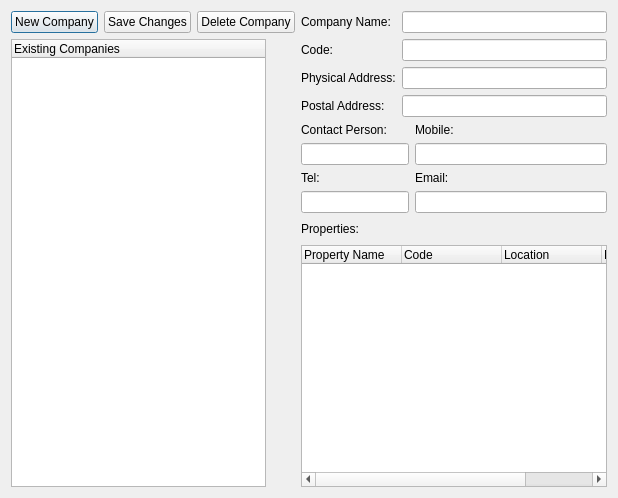
<?xml version="1.0" encoding="UTF-8"?>
<ui version="4.0">
 <class>CompaniesDialog</class>
 <widget class="QDialog" name="CompaniesDialog">
  <property name="geometry">
   <rect>
    <x>0</x>
    <y>0</y>
    <width>618</width>
    <height>498</height>
   </rect>
  </property>
  <property name="windowTitle">
   <string>Companies</string>
  </property>
  <layout class="QGridLayout" name="gridLayout_2">
   <item row="1" column="1">
    <layout class="QHBoxLayout" name="horizontalLayout">
     <item>
      <widget class="QLabel" name="label_6">
       <property name="text">
        <string>Properties:</string>
       </property>
      </widget>
     </item>
     <item>
      <spacer name="horizontalSpacer">
       <property name="orientation">
        <enum>Qt::Horizontal</enum>
       </property>
       <property name="sizeHint" stdset="0">
        <size>
         <width>40</width>
         <height>20</height>
        </size>
       </property>
      </spacer>
     </item>
    </layout>
   </item>
   <item row="0" column="0" rowspan="3">
    <layout class="QVBoxLayout" name="verticalLayout">
     <item>
      <layout class="QHBoxLayout" name="horizontalLayout_2">
       <item>
        <widget class="QPushButton" name="cmdNewCompany">
         <property name="sizePolicy">
          <sizepolicy hsizetype="Fixed" vsizetype="Fixed">
           <horstretch>0</horstretch>
           <verstretch>0</verstretch>
          </sizepolicy>
         </property>
         <property name="text">
          <string>New Company</string>
         </property>
        </widget>
       </item>
       <item>
        <widget class="QPushButton" name="cmdSaveChanges">
         <property name="text">
          <string>Save Changes</string>
         </property>
        </widget>
       </item>
       <item>
        <widget class="QPushButton" name="cmdDeleteCompany">
         <property name="sizePolicy">
          <sizepolicy hsizetype="Fixed" vsizetype="Fixed">
           <horstretch>0</horstretch>
           <verstretch>0</verstretch>
          </sizepolicy>
         </property>
         <property name="text">
          <string>Delete Company</string>
         </property>
        </widget>
       </item>
      </layout>
     </item>
     <item>
      <widget class="QTreeWidget" name="trvCompanies">
       <property name="maximumSize">
        <size>
         <width>255</width>
         <height>16777215</height>
        </size>
       </property>
       <column>
        <property name="text">
         <string>Existing Companies</string>
        </property>
       </column>
      </widget>
     </item>
    </layout>
   </item>
   <item row="2" column="1">
    <widget class="QTreeWidget" name="trvProperties">
     <property name="sizePolicy">
      <sizepolicy hsizetype="Expanding" vsizetype="Expanding">
       <horstretch>6</horstretch>
       <verstretch>10</verstretch>
      </sizepolicy>
     </property>
     <column>
      <property name="text">
       <string>Property Name</string>
      </property>
     </column>
     <column>
      <property name="text">
       <string>Code</string>
      </property>
     </column>
     <column>
      <property name="text">
       <string>Location</string>
      </property>
     </column>
     <column>
      <property name="text">
       <string>No. Of Units</string>
      </property>
     </column>
    </widget>
   </item>
   <item row="0" column="1">
    <layout class="QGridLayout" name="gridLayout">
     <item row="1" column="0">
      <widget class="QLabel" name="label_7">
       <property name="text">
        <string>Code:</string>
       </property>
      </widget>
     </item>
     <item row="1" column="1" colspan="2">
      <widget class="QLineEdit" name="txtCode"/>
     </item>
     <item row="7" column="2">
      <widget class="QLineEdit" name="txtEmail"/>
     </item>
     <item row="2" column="1" colspan="2">
      <widget class="QLineEdit" name="txtPhysicalAddress"/>
     </item>
     <item row="6" column="2">
      <widget class="QLabel" name="label_5">
       <property name="text">
        <string>Email:</string>
       </property>
      </widget>
     </item>
     <item row="0" column="1" colspan="2">
      <widget class="QLineEdit" name="txtCompanyName"/>
     </item>
     <item row="2" column="0">
      <widget class="QLabel" name="label_2">
       <property name="text">
        <string>Physical Address:</string>
       </property>
      </widget>
     </item>
     <item row="3" column="0">
      <widget class="QLabel" name="label_3">
       <property name="text">
        <string>Postal Address:</string>
       </property>
      </widget>
     </item>
     <item row="0" column="0">
      <widget class="QLabel" name="label">
       <property name="text">
        <string>Company Name:</string>
       </property>
      </widget>
     </item>
     <item row="5" column="2">
      <widget class="QLineEdit" name="txtMobileNo"/>
     </item>
     <item row="4" column="2">
      <widget class="QLabel" name="label_4">
       <property name="text">
        <string>Mobile:</string>
       </property>
      </widget>
     </item>
     <item row="3" column="1" colspan="2">
      <widget class="QLineEdit" name="txtPostalAddress"/>
     </item>
     <item row="5" column="0" colspan="2">
      <widget class="QLineEdit" name="txtContactPerson"/>
     </item>
     <item row="7" column="0" colspan="2">
      <widget class="QLineEdit" name="txtTelNo"/>
     </item>
     <item row="6" column="0" colspan="2">
      <widget class="QLabel" name="label_9">
       <property name="text">
        <string>Tel:</string>
       </property>
      </widget>
     </item>
     <item row="4" column="0" colspan="2">
      <widget class="QLabel" name="label_8">
       <property name="text">
        <string>Contact Person:</string>
       </property>
      </widget>
     </item>
    </layout>
   </item>
  </layout>
 </widget>
 <tabstops>
  <tabstop>cmdDeleteCompany</tabstop>
  <tabstop>trvCompanies</tabstop>
  <tabstop>txtCompanyName</tabstop>
  <tabstop>txtCode</tabstop>
  <tabstop>txtPhysicalAddress</tabstop>
  <tabstop>txtPostalAddress</tabstop>
  <tabstop>txtContactPerson</tabstop>
  <tabstop>txtMobileNo</tabstop>
  <tabstop>txtTelNo</tabstop>
  <tabstop>txtEmail</tabstop>
  <tabstop>trvProperties</tabstop>
 </tabstops>
 <resources/>
 <connections/>
</ui>
